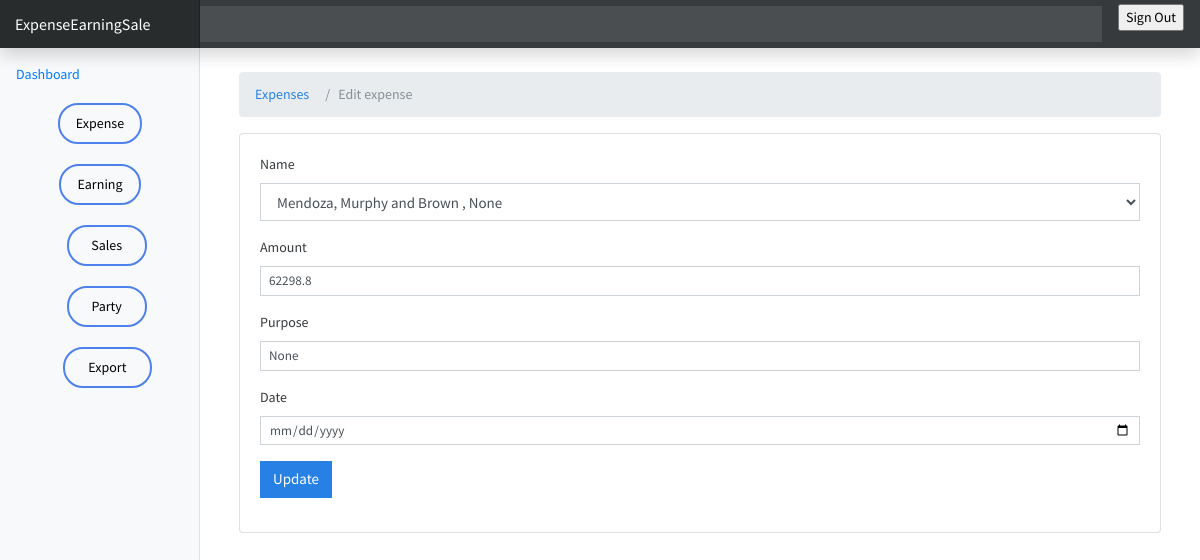
The page /expense/edit-expense/8 on the database its author committed.
### expense/models.py (models this page shows, shortened)
class Expense(models.Model):
    name = models.CharField(max_length=255)
    amount = models.FloatField()
    purpose = models.CharField(max_length=100, null=True, blank=True)
    area = models.CharField(max_length=100, null=True, blank=True)
    date = models.DateField(default=now)
    class Meta:
        ordering : ['-date']

### expense/views.py (the view, shortened to what this page needs)
# urls.py: path('edit-expense/<int:id>', views.edit_expense, name='edit-expense'),
def edit_expense(request, id):
    expense = Expense.objects.get(pk=id)
    party = Party.objects.all().order_by('name')
    context = {
        'expense': expense,
        'values' : expense,
        'parties' : party
    }
    if request.method == 'GET':
        return render(request, 'expense/edit_expense.html', context)

### templates/expense/edit_expense.html (shortened to what this page needs)
{% extends 'base.html' %}
{% block content%}
<div class="container mt-4">
  <div class="row">
    <div class="col-md-12">
      <nav aria-label="breadcrumb">
        <ol class="breadcrumb">
          <li class="breadcrumb-item">
            <a href="{% url 'expenses' %}">Expenses</a>
          </li>
          <li class="breadcrumb-item active" aria-current="page">Edit expense</li>
        </ol>
      </nav>
    </div>
  </div>
  <div class="card">
    <div class="card-body">
      <form action="{% url 'edit-expense' values.id%}" method="post">
        <div class="form-group">
            <label for="Name">Name</label>
            <select class="form-control" name="name">
              <option selected name="name" value="{{values.name}}#{{values.area}}">{{values.name}} , {{values.area}}</option>
            </select>
          </div>
        <div class="form-group">
          <label for="Amount">Amount</label>
          <input type="number" name="amount" class="form-control form-control-sm" value="{{values.amount}}"/>
        </div>
        <div class="form-group">
          <label for="Purpose">Purpose</label>
          <input type="text" name="purpose" class="form-control form-control-sm" value="{{values.purpose}}"/>
        </div>
        <div class="form-group">
          <label for="Date">Date</label>
          <input type="date" name="expense_date" class=" form-control form-control-sm" />
        </div>
        <input type="submit" value="Update" class="btn btn-primary">
      </form>
    </div>
  </div>
</div>
{% endblock content%}

### earning_expense_sale/static/css/dashboard.css (style rules this page uses)
body { font-size: .875rem; }

### rows shown on the page
Expense: name "Mendoza, Murphy and Brown , None", amount "62298.8", purpose "None"
